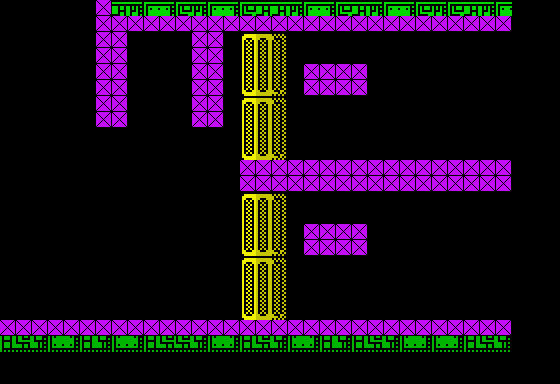

A 2D game scene composited from a Tiled map and its tileset images. What follows is a short description and the map's XML, with each tile layer's data collapsed to a summary:
An orthogonal 35x24 tile map with 16x16 px tiles, 4 tile layers (Stars, Tile Layer 1, Tile Layer 2, Collision), 35 tilesets and 18 objects (12x egg, 2x teleport, vitorc, rocket, discharge, ...).

<map version="1.0" orientation="orthogonal" width="35" height="24" tilewidth="16" tileheight="16">
 <properties>
  <property name="background_color" value="#000000" />
  <property name="nextLevel" value="L03S18" />
 </properties>
 <tileset firstgid="1" name="tiles" tilewidth="16" tileheight="16">
  <image source="../images/tiles.gif" width="240" height="512" />
 </tileset>
 <tileset firstgid="481" name="metatiles" tilewidth="16" tileheight="16">
  <image source="../images/metatiles.gif" width="128" height="16" />
  <tile id="0">
   <properties>
    <property name="type" value="solid" />
   </properties>
  </tile>
 </tileset>
 <tileset firstgid="489" name="ship" tilewidth="176" tileheight="128">
  <image source="../images/ship.gif" width="176" height="128" />
 </tileset>
 <tileset firstgid="490" name="ship_fire" tilewidth="16" tileheight="32">
  <image source="../images/ship_fire.gif" width="48" height="128" />
 </tileset>
 <tileset firstgid="502" name="light" tilewidth="16" tileheight="16">
  <image source="../images/light.gif" width="128" height="32" />
 </tileset>
 <tileset firstgid="518" name="vitorc" tilewidth="48" tileheight="64">
  <image source="../images/vitorc.gif" width="528" height="64" />
 </tileset>
 <tileset firstgid="529" name="turret" tilewidth="96" tileheight="80">
  <image source="../images/turret.gif" width="96" height="80" />
 </tileset>
 <tileset firstgid="530" name="cocoon" tilewidth="80" tileheight="128">
  <image source="../images/cocoon.gif" width="80" height="128" />
 </tileset>
 <tileset firstgid="531" name="radar" tilewidth="80" tileheight="128">
  <image source="../images/radar.gif" width="80" height="128" />
 </tileset>
 <tileset firstgid="532" name="rocket" tilewidth="64" tileheight="96">
  <image source="../images/rocket.gif" width="64" height="96" />
 </tileset>
 <tileset firstgid="533" name="grenade_pack" tilewidth="32" tileheight="32">
  <image source="../images/grenade_pack.gif" width="32" height="32" />
 </tileset>
 <tileset firstgid="534" name="teleport" tilewidth="64" tileheight="96">
  <image source="../images/teleport.gif" width="512" height="96" />
 </tileset>
 <tileset firstgid="542" name="piston" tilewidth="48" tileheight="64">
  <image source="../images/piston.gif" width="48" height="64" />
 </tileset>
 <tileset firstgid="543" name="bubble" tilewidth="32" tileheight="32">
  <image source="../images/bubble.gif" width="96" height="192" />
 </tileset>
 <tileset firstgid="561" name="rocks" tilewidth="16" tileheight="16">
  <image source="../images/rocks.gif" width="512" height="48" />
 </tileset>
 <tileset firstgid="657" name="incubator" tilewidth="64" tileheight="96">
  <image source="../images/incubator.gif" width="64" height="96" />
 </tileset>
 <tileset firstgid="658" name="ammo_pack" tilewidth="32" tileheight="32">
  <image source="../images/ammo_pack.gif" width="32" height="32" />
 </tileset>
 <tileset firstgid="659" name="double_launcher" tilewidth="64" tileheight="48">
  <image source="../images/double_launcher.gif" width="64" height="48" />
 </tileset>
 <tileset firstgid="660" name="mine" tilewidth="32" tileheight="16">
  <image source="../images/mine.gif" width="32" height="16" />
 </tileset>
 <tileset firstgid="661" name="missile_guidance" tilewidth="64" tileheight="64">
  <image source="../images/missile_guidance.gif" width="64" height="64" />
 </tileset>
 <tileset firstgid="662" name="gate" tilewidth="16" tileheight="16">
  <image source="../images/gate.gif" width="176" height="144" />
 </tileset>
 <tileset firstgid="761" name="interceptor" tilewidth="32" tileheight="32">
  <image source="../images/interceptor.gif" width="96" height="192" />
 </tileset>
 <tileset firstgid="779" name="jellyfish" tilewidth="32" tileheight="32">
  <image source="../images/jellyfish.gif" width="96" height="192" />
 </tileset>
 <tileset firstgid="797" name="egg" tilewidth="16" tileheight="16">
  <image source="../images/egg.png" width="32" height="16" />
 </tileset>
 <tileset firstgid="799" name="waggon" tilewidth="64" tileheight="80">
  <image source="../images/waggon.gif" width="64" height="80" />
 </tileset>
 <tileset firstgid="800" name="combined_launcher_top" tilewidth="80" tileheight="32">
  <image source="../images/combined_launcher_top.gif" width="80" height="32" />
 </tileset>
 <tileset firstgid="801" name="combined_launcher_bottom" tilewidth="96" tileheight="32">
  <image source="../images/combined_launcher_bottom.gif" width="96" height="32" />
 </tileset>
 <tileset firstgid="802" name="square_light" tilewidth="16" tileheight="16">
  <image source="../images/square_light.gif" width="128" height="16" />
 </tileset>
 <tileset firstgid="810" name="discharge" tilewidth="64" tileheight="32">
  <image source="../images/discharge.gif" width="320" height="256" />
 </tileset>
 <tileset firstgid="850" name="fungus" tilewidth="48" tileheight="64">
  <image source="../images/fungus.gif" width="48" height="64" />
 </tileset>
 <tileset firstgid="851" name="louse" tilewidth="32" tileheight="32">
  <image source="../images/louse.gif" width="96" height="192" />
 </tileset>
 <tileset firstgid="869" name="beam" tilewidth="16" tileheight="256">
  <image source="../images/beam.gif" width="128" height="256" />
 </tileset>
 <tileset firstgid="877" name="gate" tilewidth="176" tileheight="144">
  <image source="../images/gate.gif" width="176" height="144" />
 </tileset>
 <tileset firstgid="878" name="flasher" tilewidth="32" tileheight="32">
  <image source="../images/flasher.gif" width="64" height="192" />
 </tileset>
 <tileset firstgid="890" name="fir" tilewidth="32" tileheight="32">
  <image source="../images/fir.gif" width="32" height="192" />
 </tileset>
 <layer name="Stars" width="35" height="24">
  <data>[840 cells, 0 non-empty, 0 distinct tile ids]</data>
 </layer>
 <objectgroup name="Object Layer 3" width="35" height="24" />
 <layer name="Tile Layer 1" width="35" height="24">
  <data>[840 cells, 64 non-empty, 1 distinct tile ids]</data>
 </layer>
 <objectgroup color="#a41e0c" name="Object Layer 1" width="35" height="24">
  <object name="vitorc" gid="518" x="0" y="320" />
  <object name="rocket" gid="532" x="416" y="160" />
  <object name="discharge" gid="820" x="128" y="128" />
  <object name="egg" gid="797" x="224" y="320">
   <properties>
    <property name="increaseBounds" value="true" />
   </properties>
  </object>
  <object name="egg" gid="797" x="208" y="256">
   <properties>
    <property name="increaseBounds" value="true" />
   </properties>
  </object>
  <object name="egg" gid="797" x="272" y="288">
   <properties>
    <property name="increaseBounds" value="true" />
   </properties>
  </object>
  <object name="egg" gid="797" x="176" y="272">
   <properties>
    <property name="increaseBounds" value="true" />
   </properties>
  </object>
  <object name="egg" gid="797" x="304" y="272">
   <properties>
    <property name="increaseBounds" value="true" />
   </properties>
  </object>
  <object name="egg" gid="797" x="224" y="288">
   <properties>
    <property name="increaseBounds" value="true" />
   </properties>
  </object>
  <object name="egg" gid="797" x="176" y="304">
   <properties>
    <property name="increaseBounds" value="true" />
   </properties>
  </object>
  <object name="egg" gid="797" x="256" y="288">
   <properties>
    <property name="increaseBounds" value="true" />
   </properties>
  </object>
  </objectgroup>
 <objectgroup name="Object Layer 2" width="35" height="24">
  <!-- 2 objects omitted --></objectgroup>
 <layer name="Tile Layer 2" width="35" height="24">
  <data>[840 cells, 222 non-empty, 34 distinct tile ids]</data>
 </layer>
 <objectgroup name="Object Layer 4" width="35" height="24" />
 <layer name="Collision" width="35" height="24">
  <data>[840 cells, 133 non-empty, 1 distinct tile ids]</data>
 </layer>
</map>
<!-- 7 of 18 objects omitted -->
